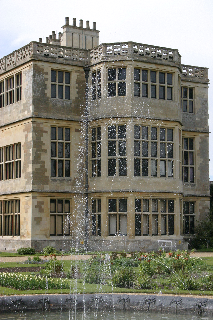
#> input picture Midterms/Midterm1/3_2_s.bmp, 213 x 320 px
$ python assignment4.py
#> lines starting #> are read from the running program, lines starting #| are printed output that depends on the picture; after the words box and inside, x2 and y2 are one past the last pixel; in counts of white or black regions, pixels touching at a corner belong together
import cv2
import numpy as np
from matplotlib import pyplot as plt


img = cv2.imread('./3_2_s.bmp')
#> img is the input picture: shape (320, 213, 3); mean B, G, R 114.8, 127.1, 128.6

edges = cv2.Canny(img, 200, 200)
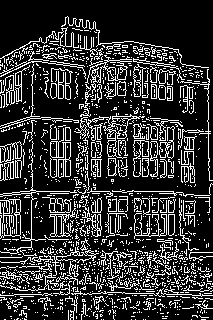
#> edges: shape (320, 213); 20.5% white in thin lines or dots

plt.subplot(121),plt.imshow(img)
plt.title('Original Image'), plt.xticks([]), plt.yticks([])
plt.subplot(122),plt.imshow(edges,cmap = 'gray')
plt.title('Edge Image'), plt.xticks([]), plt.yticks([])
plt.show()
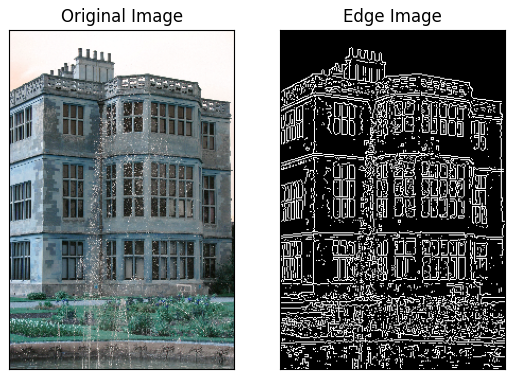
#> figure drawn by matplotlib, 2 panels; B, G, R data is drawn as R, G, B

$ run again, with Midterms/Midterm1/3_9_s.bmp copied over Midterms/Midterm1/3_2_s.bmp
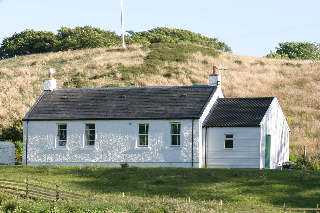
#> input picture Midterms/Midterm1/3_9_s.bmp, 320 x 213 px
#> img is the input picture: shape (213, 320, 3); mean B, G, R 135.9, 153.2, 148.7
#> `edges = cv2.Canny(img, 200, 200)`:
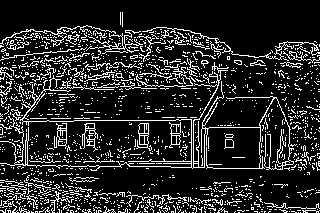
#> edges: shape (213, 320); 15.7% white in thin lines or dots
#> `plt.show()`:
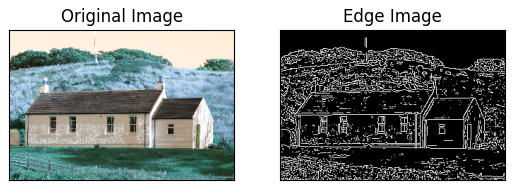
#> figure drawn by matplotlib, 2 panels; B, G, R data is drawn as R, G, B

$ run again, with Midterms/Midterm1/4_26_s.bmp copied over Midterms/Midterm1/3_2_s.bmp
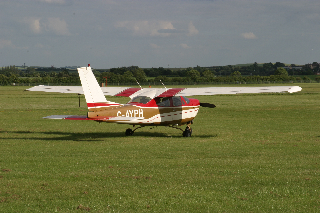
#> input picture Midterms/Midterm1/4_26_s.bmp, 320 x 213 px
#> img is the input picture: shape (213, 320, 3); mean B, G, R 81.3, 113.5, 111.4
#> `edges = cv2.Canny(img, 200, 200)`:
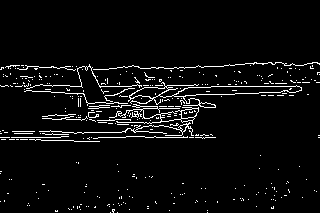
#> edges: shape (213, 320); 4.7% white in thin lines or dots, all inside (x1, y1, x2, y2) = (0, 62, 320, 213)
#> `plt.show()`:
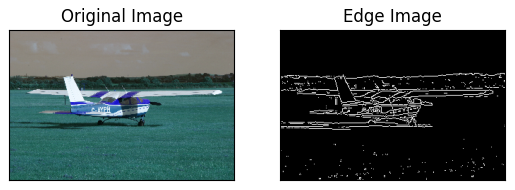
#> figure drawn by matplotlib, 2 panels; B, G, R data is drawn as R, G, B

$ run again, with Midterms/Midterm1/5_12_s.bmp copied over Midterms/Midterm1/3_2_s.bmp
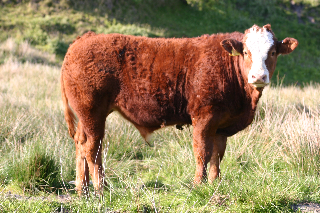
#> input picture Midterms/Midterm1/5_12_s.bmp, 320 x 213 px
#> img is the input picture: shape (213, 320, 3); mean B, G, R 96.9, 132.7, 152.2
#> `edges = cv2.Canny(img, 200, 200)`:
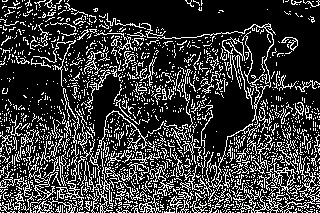
#> edges: shape (213, 320); 22.6% white in thin lines or dots
#> `plt.show()`:
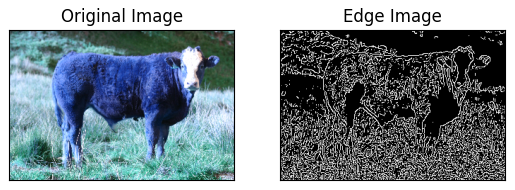
#> figure drawn by matplotlib, 2 panels; B, G, R data is drawn as R, G, B
